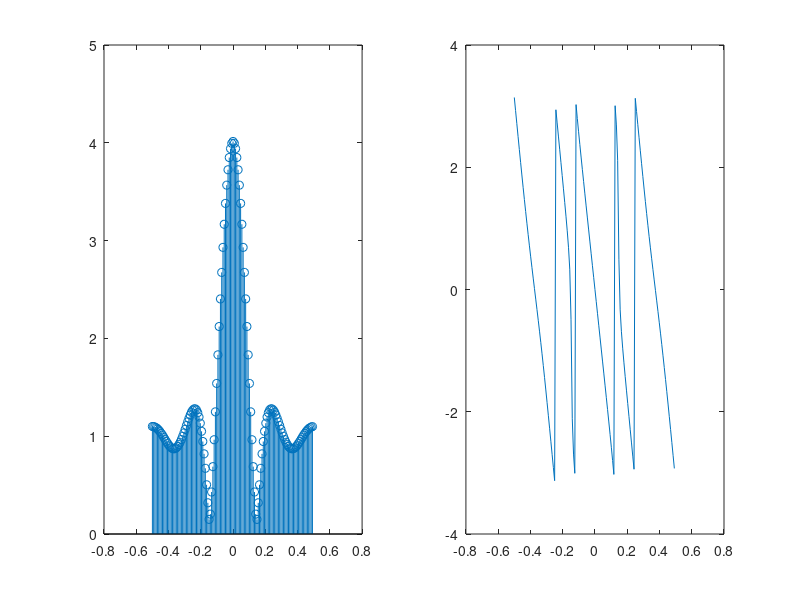

Recreate this plot in MATLAB.
clc
clear all
close all
%%
p=5;
k=9;
range=1:100;
        for n=1:100
            if(n<p)
               g(n)=(1-cos(pi*n/p))/2;
            end
            if ((n>p)&&(n<k))
               g(n)=(cos((pi*(n-p))/((k-p)*2)));
            end
            if (n>k)
               g(n)=0;
            end
        end
GF=fft(g,128);
GF1=fftshift(GF);
ly = length(GF);
f = (-ly/2:ly/2-1)/ly;
mag=abs(GF1);
phas=angle(GF1);
subplot(1,2,1);
stem(f,mag);
subplot(1,2,2);
plot(f,phas); 
